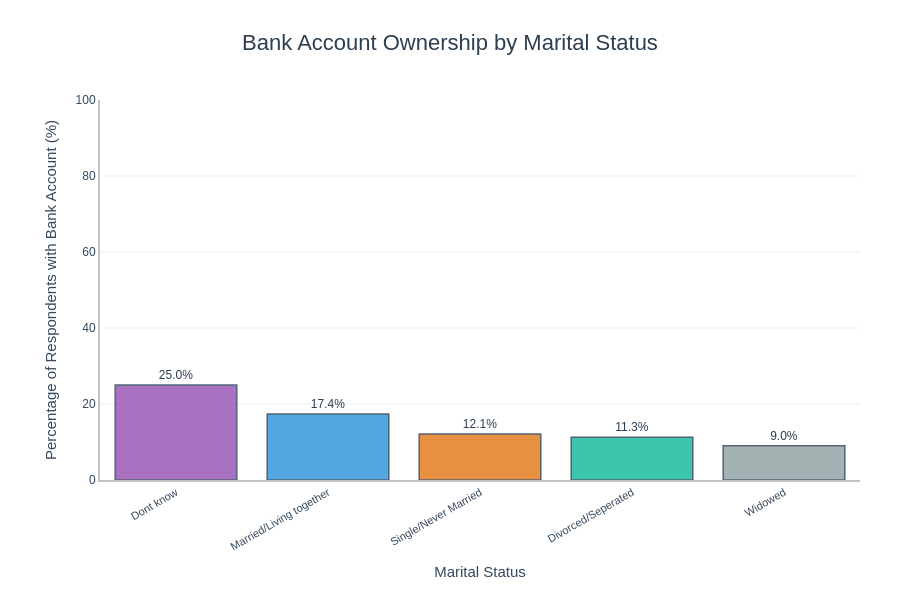

Notebook code for this chart:
### Code cell
import plotly.graph_objects as go
import pandas as pd

# Calculate bank account ownership percentage by marital status
marital_stats = df.groupby('marital_status')['bank_account'].agg(['mean', 'count']).reset_index()
marital_stats['percentage'] = marital_stats['mean'] * 100
marital_stats = marital_stats.sort_values('percentage', ascending=False)

# Create interactive bar chart
fig = go.Figure()

fig.add_trace(go.Bar(
    x=marital_stats['marital_status'],
    y=marital_stats['percentage'],
    text=[f"{val:.1f}%" for val in marital_stats['percentage']],
    textposition='outside',
    textfont=dict(size=12, color='#2c3e50', family='Arial, sans-serif'),
    marker=dict(
        color=['#9b59b6', '#3498db', '#e67e22', '#1abc9c', '#95a5a6'][:len(marital_stats)],
        line=dict(color='#34495e', width=1.5),
        opacity=0.85
    ),
    hovertemplate=(
        '<b>%{x}</b><br>' +
        'Bank Account Ownership: %{y:.1f}%<br>' +
        'Sample Size: %{customdata:,} respondents<br>' +
        '<extra></extra>'
    ),
    customdata=marital_stats['count']
))

# Update layout for professional dashboard appearance
fig.update_layout(
    title=dict(
        text='Bank Account Ownership by Marital Status',
        font=dict(size=22, color='#2c3e50', family='Arial, sans-serif'),
        x=0.5,
        xanchor='center'
    ),
    xaxis=dict(
      title=dict(
        text='Marital Status',
        font=dict(size=15, color='#34495e'),
      ),
        tickfont=dict(size=11, color='#34495e'),
        showgrid=False,
        showline=True,
        linewidth=2,
        linecolor='#bdc3c7',
        tickangle=-30
    ),
    yaxis=dict(
      title=dict(
        text='Percentage of Respondents with Bank Account (%)',
        font=dict(size=15, color='#34495e'),
      ),
        tickfont=dict(size=12, color='#34495e'),
        showgrid=True,
        gridcolor='#ecf0f1',
        gridwidth=1,
        range=[0, 100],
        showline=True,
        linewidth=2,
        linecolor='#bdc3c7'
    ),
    plot_bgcolor='white',
    paper_bgcolor='white',
    hovermode='x unified',
    margin=dict(l=100, r=40, t=100, b=120),
    font=dict(family='Arial, sans-serif'),
    height=600,
    width=900
)

# Save as standalone HTML file
fig.write_html('bank_account_ownership_by_marital_status.html')

# Display the figure
fig.show()

### Figure 1 — Plotly figure (JSON) as saved in the notebook; plotly's stock layout.template omitted (floating-point values rounded to 4 significant figures)
{"data": [{"customdata": [8, 10749, 7983, 2076, 2708], "hovertemplate": "<b>%{x}</b><br>Bank Account Ownership: %{y:.1f}%<br>Sample Size: %{customdata:,} respondents<br><extra></extra>", "marker": {"color": ["#9b59b6", "#3498db", "#e67e22", "#1abc9c", "#95a5a6"], "line": {"color": "#34495e", "width": 1.5}, "opacity": 0.85}, "text": ["25.0%", "17.4%", "12.1%", "11.3%", "9.0%"], "textfont": {"color": "#2c3e50", "family": "Arial, sans-serif", "size": 12}, "textposition": "outside", "type": "bar", "x": ["Dont know", "Married/Living together", "Single/Never Married", "Divorced/Seperated", "Widowed"], "y": [25.0, 17.36, 12.1, 11.27, 9.01]}], "layout": {"font": {"family": "Arial, sans-serif"}, "height": 600, "hovermode": "x unified", "margin": {"b": 120, "l": 100, "r": 40, "t": 100}, "paper_bgcolor": "white", "plot_bgcolor": "white", "title": {"font": {"color": "#2c3e50", "family": "Arial, sans-serif", "size": 22}, "text": "Bank Account Ownership by Marital Status", "x": 0.5, "xanchor": "center"}, "width": 900, "xaxis": {"linecolor": "#bdc3c7", "linewidth": 2, "showgrid": false, "showline": true, "tickangle": -30, "tickfont": {"color": "#34495e", "size": 11}, "title": {"font": {"color": "#34495e", "size": 15}, "text": "Marital Status"}}, "yaxis": {"gridcolor": "#ecf0f1", "gridwidth": 1, "linecolor": "#bdc3c7", "linewidth": 2, "range": [0, 100], "showgrid": true, "showline": true, "tickfont": {"color": "#34495e", "size": 12}, "title": {"font": {"color": "#34495e", "size": 15}, "text": "Percentage of Respondents with Bank Account (%)"}}}}
